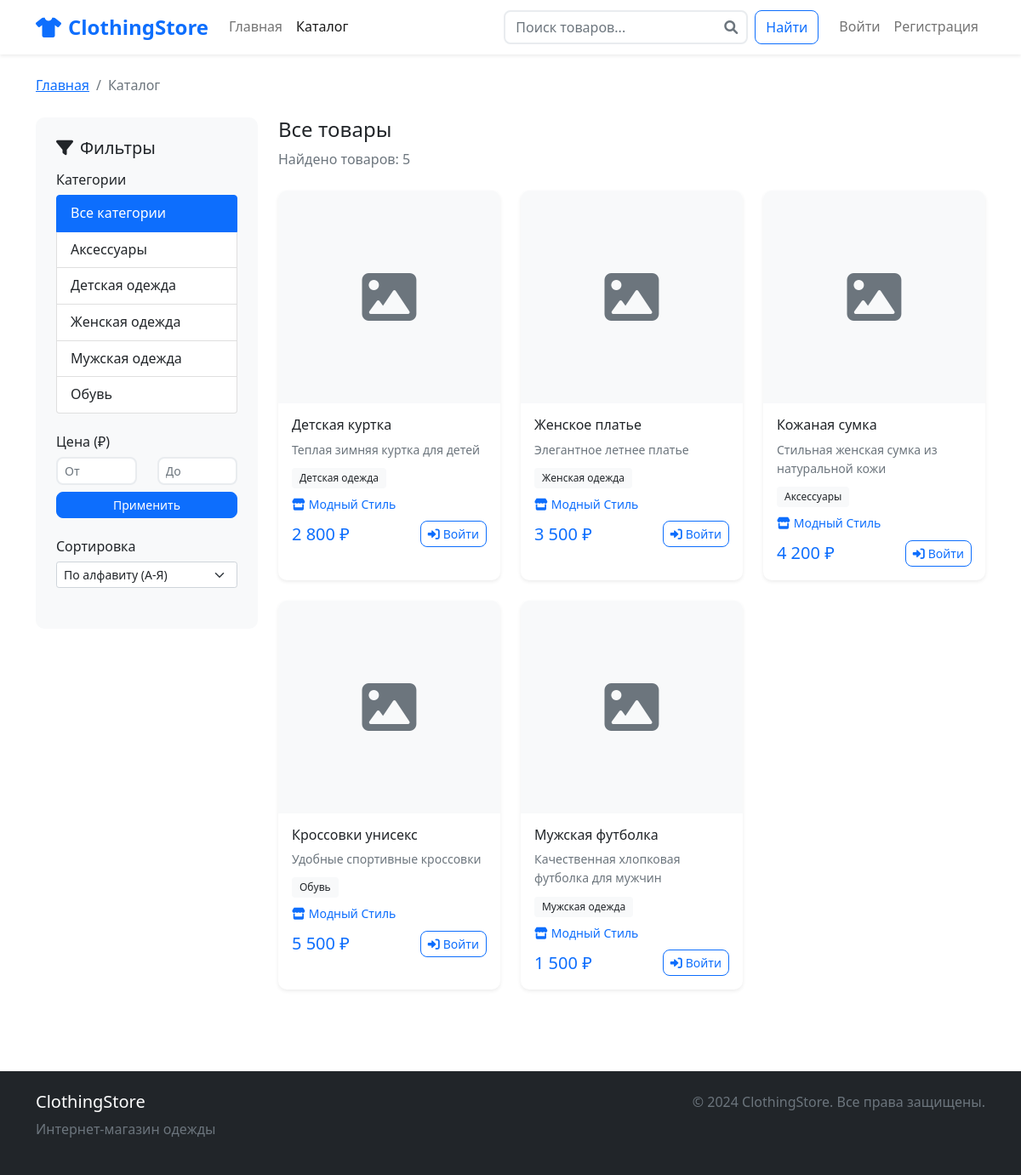
Screenshot of /catalog.php with the database file from the repository.
### tables this page shows
CREATE TABLE IF NOT EXISTS categories (
    id INT AUTO_INCREMENT PRIMARY KEY,
    name VARCHAR(255) NOT NULL,
    slug VARCHAR(255) NOT NULL UNIQUE,
    created_at TIMESTAMP DEFAULT CURRENT_TIMESTAMP
);

CREATE TABLE IF NOT EXISTS products (
    id INT AUTO_INCREMENT PRIMARY KEY,
    name VARCHAR(255) NOT NULL,
    description TEXT,
    price DECIMAL(10,2) NOT NULL,
    image_url VARCHAR(500),
    category_id INT,
    store_user_id VARCHAR(255),
    is_active BOOLEAN NOT NULL DEFAULT TRUE,
    created_at TIMESTAMP DEFAULT CURRENT_TIMESTAMP,
    updated_at TIMESTAMP DEFAULT CURRENT_TIMESTAMP ON UPDATE CURRENT_TIMESTAMP,
    FOREIGN KEY (category_id) REFERENCES categories(id) ON DELETE SET NULL,
    FOREIGN KEY (store_user_id) REFERENCES users(id) ON DELETE SET NULL
);

CREATE TABLE IF NOT EXISTS users (
    id VARCHAR(255) PRIMARY KEY,
    email VARCHAR(255) UNIQUE NOT NULL,
    password VARCHAR(255) NOT NULL,
    first_name VARCHAR(255),
    last_name VARCHAR(255),
    phone VARCHAR(255),
    user_type ENUM('customer', 'store', 'admin') NOT NULL DEFAULT 'customer',
    store_name VARCHAR(255),
    is_active BOOLEAN NOT NULL DEFAULT TRUE,
    created_at TIMESTAMP DEFAULT CURRENT_TIMESTAMP,
    updated_at TIMESTAMP DEFAULT CURRENT_TIMESTAMP ON UPDATE CURRENT_TIMESTAMP
);

### config.php (called while the page is built, shortened)
<?php
function isLoggedIn() {
    return isset($_SESSION['user_id']);
}
?>

### catalog.php (the view, shortened to what this page needs)
<?php
require_once 'config.php';
$category_id = isset($_GET['category']) ? (int)$_GET['category'] : null;
$search = isset($_GET['search']) ? trim($_GET['search']) : '';
$sort = isset($_GET['sort']) ? $_GET['sort'] : 'name_asc';
$min_price = isset($_GET['min_price']) && $_GET['min_price'] !== '' ? (float)$_GET['min_price'] : null;
$max_price = isset($_GET['max_price']) && $_GET['max_price'] !== '' ? (float)$_GET['max_price'] : null;
$stmt = $pdo->query("SELECT * FROM categories ORDER BY name");
$categories = $stmt->fetchAll(PDO::FETCH_ASSOC);
$where_conditions = ["p.is_active = 1"];
$params = [];
$order_by = "p.created_at DESC";
switch ($sort) {
    case 'name_asc':
        $order_by = "p.name ASC";
        break;
}
$where_clause = implode(" AND ", $where_conditions);
$sql = "SELECT p.*, c.name as category_name, u.store_name
        FROM products p
        LEFT JOIN categories c ON p.category_id = c.id
        LEFT JOIN users u ON p.store_user_id = u.id
        WHERE $where_clause
        ORDER BY $order_by";
$stmt = $pdo->prepare($sql);
$stmt->execute($params);
$products = $stmt->fetchAll(PDO::FETCH_ASSOC);
$cart_count = 0;
?>
<!DOCTYPE html>
<html lang="ru">
<head>
    <link href="https://cdn.jsdelivr.net/npm/bootstrap@5.1.3/dist/css/bootstrap.min.css" rel="stylesheet">
    <link href="https://cdnjs.cloudflare.com/ajax/libs/font-awesome/6.0.0/css/all.min.css" rel="stylesheet">
    <link href="style.css" rel="stylesheet">
</head>
<body>
    <nav class="navbar navbar-expand-lg navbar-light bg-white shadow-sm">
        <div class="container">
            <a class="navbar-brand fw-bold text-primary" href="index.php">
                <i class="fas fa-tshirt me-2"></i>ClothingStore
            </a>
            <div class="collapse navbar-collapse" id="navbarNav">
                <ul class="navbar-nav me-auto">
                    <li class="nav-item">
                        <a class="nav-link" href="index.php">Главная</a>
                    </li>
                    <li class="nav-item">
                        <a class="nav-link active" href="catalog.php">Каталог</a>
                    </li>
                </ul>
                <form class="d-flex me-3" method="GET">
                    <div class="search-box">
                        <input class="form-control" type="search" name="search" placeholder="Поиск товаров..." value="<?= htmlspecialchars($search) ?>">
                        <i class="fas fa-search search-icon"></i>
                    </div>
                    <button class="btn btn-outline-primary ms-2" type="submit">Найти</button>
                </form>
                <ul class="navbar-nav">
                    <?php if (isLoggedIn()): ?>
                        <li class="nav-item">
                            <a class="nav-link position-relative" href="cart.php">
                                <i class="fas fa-shopping-cart"></i>
                                <?php if ($cart_count > 0): ?>
                                    <span class="position-absolute top-0 start-100 translate-middle badge rounded-pill bg-danger">
                                        <?= $cart_count ?>
                                    </span>
                                <?php endif; ?>
                            </a>
                        </li>
                        <li class="nav-item dropdown">
                            <a class="nav-link dropdown-toggle" href="#" id="userDropdown" role="button" data-bs-toggle="dropdown">
                                <i class="fas fa-user"></i>
                                <?= htmlspecialchars($_SESSION['first_name'] ?? 'Пользователь') ?>
                            </a>
                            <ul class="dropdown-menu">
                                <li><a class="dropdown-item" href="profile.php"><i class="fas fa-user me-2"></i>Профиль</a></li>
                                <li><a class="dropdown-item" href="orders.php"><i class="fas fa-box me-2"></i>Заказы</a></li>
                                <?php if (isStore()): ?>
                                    <li><hr class="dropdown-divider"></li>
                                    <li><a class="dropdown-item" href="store.php"><i class="fas fa-store me-2"></i>Мой магазин</a></li>
                                <?php endif; ?>
                                <?php if (isAdmin()): ?>
                                    <li><hr class="dropdown-divider"></li>
                                    <li><a class="dropdown-item" href="admin.php"><i class="fas fa-cog me-2"></i>Админ панель</a></li>
                                <?php endif; ?>
                                <li><hr class="dropdown-divider"></li>
                                <li><a class="dropdown-item" href="logout.php"><i class="fas fa-sign-out-alt me-2"></i>Выйти</a></li>
                            </ul>
                        </li>
                    <?php else: ?>
                        <li class="nav-item">
                            <a class="nav-link" href="login.php">Войти</a>
                        </li>
                        <li class="nav-item">
                            <a class="nav-link" href="register.php">Регистрация</a>
                        </li>
                    <?php endif; ?>
                </ul>
            </div>
        </div>
    </nav>
    <div class="container py-4">
        <nav aria-label="breadcrumb" class="mb-4">
            <ol class="breadcrumb">
                <li class="breadcrumb-item"><a href="index.php">Главная</a></li>
                <li class="breadcrumb-item active">Каталог</li>
            </ol>
        </nav>
        <div class="row">
            <div class="col-lg-3 mb-4">
                <div class="filter-section">
                    <h5 class="mb-3"><i class="fas fa-filter me-2"></i>Фильтры</h5>
                    <form method="GET" id="filterForm">
                        <div class="mb-4">
                            <h6>Категории</h6>
                            <div class="list-group">
                                <a href="?<?= http_build_query(array_filter(['search' => $search, 'sort' => $sort, 'min_price' => $min_price, 'max_price' => $max_price])) ?>"
                                   class="list-group-item list-group-item-action <?= !$category_id ? 'active' : '' ?>">
                                    Все категории
                                </a>
                                <?php foreach ($categories as $category): ?>
                                    <a href="?<?= http_build_query(array_filter(['category' => $category['id'], 'search' => $search, 'sort' => $sort, 'min_price' => $min_price, 'max_price' => $max_price])) ?>"
                                       class="list-group-item list-group-item-action <?= $category_id == $category['id'] ? 'active' : '' ?>">
                                        <?= htmlspecialchars($category['name']) ?>
                                    </a>
                                <?php endforeach; ?>
                            </div>
                        </div>
                        <div class="mb-4">
                            <h6>Цена (₽)</h6>
                            <div class="row">
                                <div class="col-6">
                                    <input type="number" class="form-control form-control-sm" name="min_price"
                                           placeholder="От" value="<?= $min_price ?>" min="0">
                                </div>
                                <div class="col-6">
                                    <input type="number" class="form-control form-control-sm" name="max_price"
                                           placeholder="До" value="<?= $max_price ?>" min="0">
                                </div>
                            </div>
                            <button type="submit" class="btn btn-primary btn-sm mt-2 w-100">Применить</button>
                        </div>
                        <div class="mb-4">
                            <h6>Сортировка</h6>
                            <select name="sort" class="form-select form-select-sm" onchange="this.form.submit()">
                                <option value="name_asc" <?= $sort === 'name_asc' ? 'selected' : '' ?>>По алфавиту (А-Я)</option>
                            </select>
                        </div>
                    </form>
                </div>
            </div>
            <div class="col-lg-9">
                <div class="d-flex justify-content-between align-items-center mb-4">
                    <div>
                        <h4>
                            <?php if ($search): ?>
                                Результаты поиска "<?= htmlspecialchars($search) ?>"
                            <?php else: ?>
                                Все товары
                            <?php endif; ?>
                        </h4>
                        <p class="text-muted mb-0">Найдено товаров: <?= count($products) ?></p>
                    </div>
                </div>
                <?php if (empty($products)): ?>
                    <div class="empty-state">
                        <i class="fas fa-search"></i>
                        <h5>Товары не найдены</h5>
                        <p>Попробуйте изменить параметры поиска или фильтры</p>
                        <a href="catalog.php" class="btn btn-primary">Посмотреть все товары</a>
                    </div>
                <?php else: ?>
                    <div class="row">
                        <?php foreach ($products as $product): ?>
                            <div class="col-md-6 col-xl-4 mb-4">
                                <div class="card h-100 shadow-sm product-card">
                                    <div class="card-img-top bg-light d-flex align-items-center justify-content-center" style="height: 250px;">
                                        <?php if ($product['image_url']): ?>
                                            <img src="<?= htmlspecialchars($product['image_url']) ?>"
                                                 alt="<?= htmlspecialchars($product['name']) ?>"
                                                 class="img-fluid product-image"
                                                 style="max-height: 100%; max-width: 100%;">
                                        <?php else: ?>
                                            <i class="fas fa-image text-muted" style="font-size: 4rem;"></i>
                                        <?php endif; ?>
                                    </div>
                                    <div class="card-body">
                                        <h6 class="card-title"><?= htmlspecialchars($product['name']) ?></h6>
                                        <?php if ($product['description']): ?>
                                            <p class="card-text text-muted small mb-2">
                                                <?= htmlspecialchars(substr($product['description'], 0, 100)) ?>
                                            </p>
                                        <?php endif; ?>
                                        <?php if ($product['category_name']): ?>
                                            <span class="badge bg-light text-dark mb-2">
                                                <?= htmlspecialchars($product['category_name']) ?>
                                            </span>
                                        <?php endif; ?>
                                        <?php if ($product['store_name']): ?>
                                            <p class="small text-primary mb-2">
                                                <i class="fas fa-store me-1"></i><?= htmlspecialchars($product['store_name']) ?>
                                            </p>
                                        <?php endif; ?>
                                        <div class="d-flex justify-content-between align-items-center mt-auto">
                                            <h5 class="text-primary mb-0"><?= number_format($product['price'], 0, ',', ' ') ?> ₽</h5>
                                            <?php if (isLoggedIn()): ?>
                                                <button class="btn btn-primary btn-sm add-to-cart" data-product-id="<?= $product['id'] ?>">
                                                    <i class="fas fa-cart-plus me-1"></i>В корзину
                                                </button>
                                            <?php else: ?>
                                                <a href="login.php" class="btn btn-outline-primary btn-sm">
                                                    <i class="fas fa-sign-in-alt me-1"></i>Войти
                                                </a>
                                            <?php endif; ?>
                                        </div>
                                    </div>
                                </div>
                            </div>
                        <?php endforeach; ?>
                    </div>
                <?php endif; ?>
            </div>
        </div>
    </div>
    <footer class="bg-dark text-white py-4 mt-5">
        <div class="container">
            <div class="row">
                <div class="col-md-6">
                    <h5>ClothingStore</h5>
                    <p class="text-muted">Интернет-магазин одежды</p>
                </div>
                <div class="col-md-6 text-md-end">
                    <p class="text-muted">© 2024 ClothingStore. Все права защищены.</p>
                </div>
            </div>
        </div>
    </footer>
</body>
</html>

### style.css (style rules this page uses)
:root { --primary-color: #0d6efd; --secondary-color: #6c757d; --success-color: #198754; --danger-color: #dc3545; --warning-color: #ffc107; --info-color: #0dcaf0; --light-color: #f8f9fa; --dark-color: #212529; }
body { font-family: 'Segoe UI', Tahoma, Geneva, Verdana, sans-serif; line-height: 1.6; }
.navbar-brand { font-weight: 700; font-size: 1.5rem; }
.navbar-nav .nav-link { font-weight: 500; transition: color 0.3s ease; }
.product-card { transition: transform 0.3s ease, box-shadow 0.3s ease; border: none; border-radius: 10px; overflow: hidden; }
.btn { border-radius: 8px; font-weight: 500; transition: all 0.3s ease; }
.btn-primary { background: var(--primary-color); border-color: var(--primary-color); }
.form-control { border-radius: 8px; border: 2px solid #e9ecef; transition: border-color 0.3s ease, box-shadow 0.3s ease; }
.badge { font-weight: 500; padding: 0.5em 0.75em; }
.filter-section { background: #f8f9fa; border-radius: 10px; padding: 1.5rem; margin-bottom: 2rem; }
.search-box { position: relative; }
.search-box .form-control { padding-right: 2.5rem; }
.search-box .search-icon { position: absolute; right: 0.75rem; top: 50%; transform: translateY(-50%); color: #6c757d; }

### rows the page displays
categories: name "Аксессуары"
categories: name "Детская одежда"
categories: name "Женская одежда"
categories: name "Мужская одежда"
categories: name "Обувь"
products: name "Детская куртка", description "Теплая зимняя куртка для детей", category.name "Детская одежда", store_user.store_name "Модный Стиль", price "2 800"
products: name "Женское платье", description "Элегантное летнее платье", category.name "Женская одежда", store_user.store_name "Модный Стиль", price "3 500"
products: name "Кожаная сумка", description "Стильная женская сумка из натуральной кожи", category.name "Аксессуары", store_user.store_name "Модный Стиль", price "4 200"
products: name "Кроссовки унисекс", description "Удобные спортивные кроссовки", category.name "Обувь", store_user.store_name "Модный Стиль", price "5 500"
products: name "Мужская футболка", description "Качественная хлопковая футболка для мужчин", category.name "Мужская одежда", store_user.store_name "Модный Стиль", price "1 500"

### other values shown
count($products) "5"
